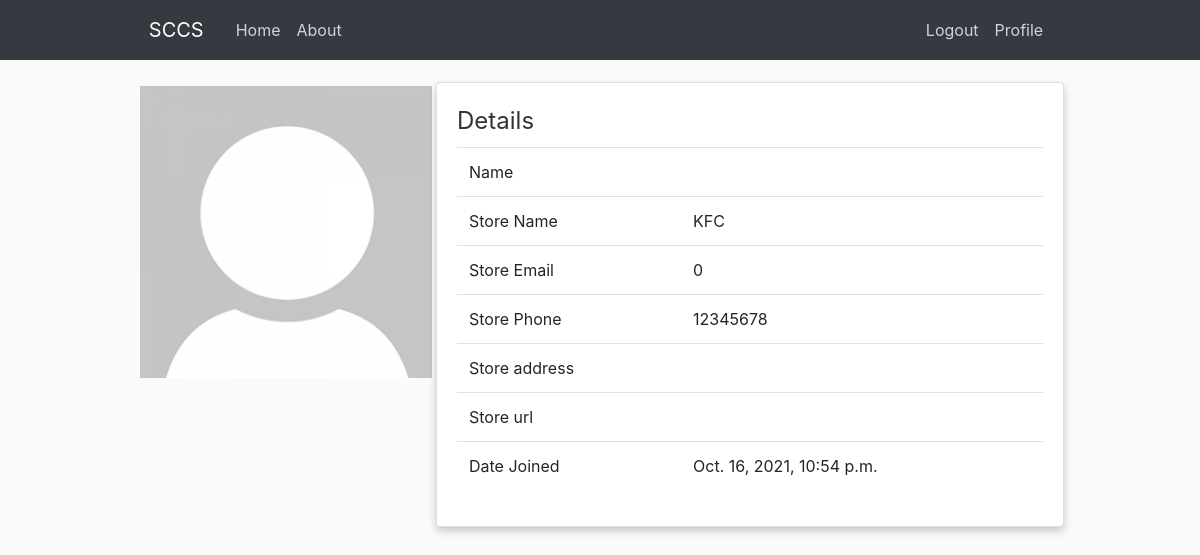
Page /uiweb/profile/ (signed in) on the committed database.
### apidatabase/models.py (models this page shows, shortened)
class Store(models.Model):
    store_id  =  models.AutoField(primary_key=True)
    store_name = models.TextField(max_length=50)
    store_phone =  models.TextField(max_length=12, unique= True,default='0')
    password = models.CharField(max_length=30)
    store_capacity = models.PositiveIntegerField(default = 0)
    store_current_count = models.PositiveIntegerField(default = 0)
    store_url = models.URLField(max_length = 200)
    store_average_waiting_time_for_person = models.IntegerField(default=0)
    store_current_count = models.PositiveIntegerField(default = 0)
    slug = models.SlugField(unique=True)
    owner_first_name = models.CharField(max_length=30)
    owner_last_name = models.CharField(max_length=30)
    email = models.EmailField(max_length=100,default='0')
    store_address = models.CharField(max_length=100)
    registration_date = models.DateTimeField(auto_now_add=True)
    thermal_task_queue = models.IntegerField(default=0)
    thermal_state = models.IntegerField(default=0) # 0: wait, 1:pass, -1:fail
    vaccination_card = models.TextField() # store the card image in the form of json text
    class Meta:
        verbose_name_plural = 'stores'

### uiweb/views.py (the view)
# urls.py: path('profile/', views.profile, name = 'Profile'),
def profile(request):
    if 'user_id' in request.session:
        user_name = get_user(request)
        firstname = user_name.owner_first_name + "'s profile"
        name = user_name.owner_first_name + " " + user_name.owner_last_name
        store_name = user_name.store_name
        email = user_name.email
        phone = user_name.store_phone
        address = user_name.store_address
        url = user_name.store_url
        date_joined = user_name.registration_date
        context = {'name':name, 'store_name':store_name,'email':email,'phone':phone,'address':address,'url' : url, 'date_joined':date_joined}
    return render(request, 'uiweb/profile.html', {'context':context})

### uiweb/views.py (called while the page is built)
def get_user(request):
    user = Store.objects.get(store_id=request.session['user_id'])
    return user

### uiweb/templates/uiweb/profile.html (shortened to what this page needs)
{% load static%}
<!doctype html>
<html lang="en">
<head>
    <link rel="stylesheet" href="https://stackpath.bootstrapcdn.com/bootstrap/4.3.1/css/bootstrap.min.css"
>
    <link rel="stylesheet" type="text/css" href="{% static 'uiweb/main.css' %}">
</head>
<body>
    <header class="site-header">
        <nav class="navbar fixed-top navbar-expand-md navbar-dark bg-dark">
            <div class="container">
                <a class="navbar-brand mr-4" href="{% url 'Home_Page' %}">SCCS</a>
                <div class="collapse navbar-collapse" id="navbarToggle">
                    <div class="navbar-nav mr-auto">
                        <a class="nav-item nav-link" href="{% url 'Home_Page' %}">Home</a>
                        <a class="nav-item nav-link" href="{% url 'About_Page' %}">About</a>
                    </div>
                    <div class="navbar-nav">
                        <a class="nav-item nav-link" href="{% url 'Logout' %}">Logout</a>
                        <a class="nav-item nav-link" href="{% url 'Profile' %}">Profile</a>
                    </div>
                </div>
            </div>
        </nav>
    </header>
    <div class="container">
        <img class="d-block" style="width: 300px; height: 300px ; padding : 4px " src="{% static 'uiweb/dummyprofilepic.png' %}" alt="Profile picture">
        <div class="card card-body">
            <legend>Details</legend>
            <table class="table table-hover">
                <tr>
                    <td>Name</td>
                    <td>{{context.name}}</td>
                </tr>
                <tr>
                    <td>Store Name</td>
                    <td>{{context.store_name}}</td>
                </tr>
                <tr>
                    <td>Store Email</td>
                    <td>{{context.email}}</td>
                </tr>
                <tr>
                    <td>Store Phone</td>
                    <td>{{context.phone}}</td>
                </tr>
                <tr>
                    <td>Store address</td>
                    <td>{{context.address}}</td>
                </tr>
                <tr>
                    <td>Store url</td>
                    <td>{{context.url}}</td>
                </tr>
                <tr>
                    <td>Date Joined</td>
                    <td>{{context.date_joined}}</td>
                </tr>
            </table>
        </div>
</body>
</html>

### uiweb/static/uiweb/main.css (style rules this page uses)
body { background: #fafafa; color: #333333; margin-top: 5rem; }
.site-header .navbar-nav .nav-link { color: #cbd5db; }

### uiweb/templates/uiweb/profile.html (style rules this page uses)
.card { box-shadow: 0 4px 8px 0 rgba(0, 0, 0, 0.2); transition: 0.3s; width: 40%; }
.container { padding: 2px 16px; display: flex; justify-content: center; width: 80%; }

### rows in the picture
Store: store_name "KFC", phone "12345678", date_joined "Oct. 16, 2021, 10:54 p.m."

### other values in the picture
{{ context.email }} "0"
